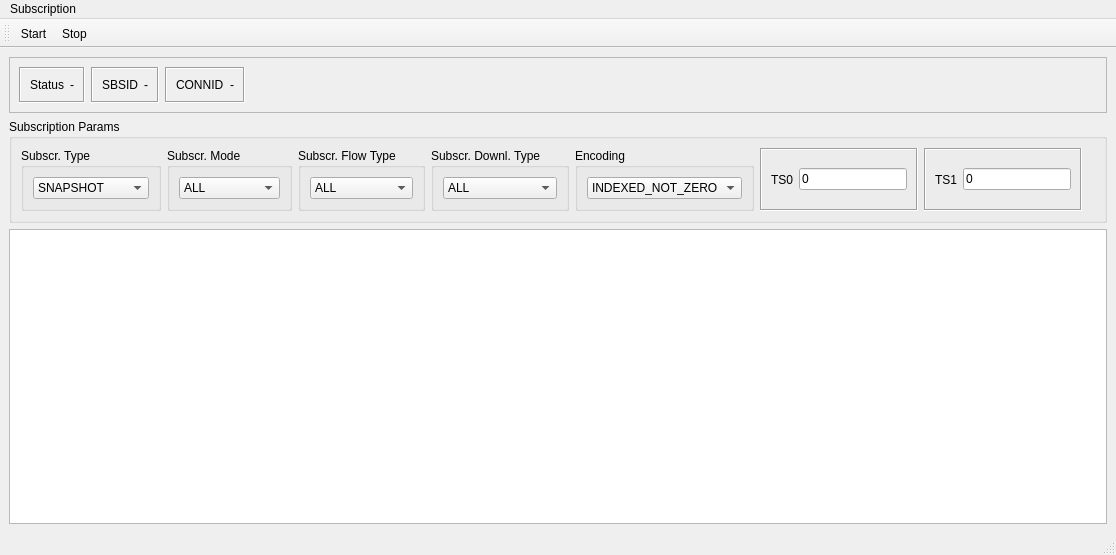
<?xml version="1.0" encoding="UTF-8"?>
<ui version="4.0">
 <class>vlg_toolkit_sbs_window</class>
 <widget class="QMainWindow" name="vlg_toolkit_sbs_window">
  <property name="windowModality">
   <enum>Qt::NonModal</enum>
  </property>
  <property name="geometry">
   <rect>
    <x>0</x>
    <y>0</y>
    <width>1116</width>
    <height>555</height>
   </rect>
  </property>
  <property name="sizePolicy">
   <sizepolicy hsizetype="Ignored" vsizetype="Ignored">
    <horstretch>0</horstretch>
    <verstretch>0</verstretch>
   </sizepolicy>
  </property>
  <property name="windowTitle">
   <string>MainWindow</string>
  </property>
  <property name="windowIcon">
   <iconset resource="vlg_toolkit_prj_res.qrc">
    <normaloff>:/icon/icons/social-rss.png</normaloff>:/icon/icons/social-rss.png</iconset>
  </property>
  <widget class="QWidget" name="centralwidget">
   <layout class="QVBoxLayout" name="verticalLayout">
    <item>
     <widget class="QFrame" name="frame">
      <property name="sizePolicy">
       <sizepolicy hsizetype="Preferred" vsizetype="Fixed">
        <horstretch>0</horstretch>
        <verstretch>0</verstretch>
       </sizepolicy>
      </property>
      <property name="frameShape">
       <enum>QFrame::StyledPanel</enum>
      </property>
      <property name="frameShadow">
       <enum>QFrame::Raised</enum>
      </property>
      <layout class="QHBoxLayout" name="horizontalLayout_7">
       <item>
        <widget class="QFrame" name="conn_status_frame">
         <property name="frameShape">
          <enum>QFrame::Box</enum>
         </property>
         <property name="frameShadow">
          <enum>QFrame::Sunken</enum>
         </property>
         <layout class="QHBoxLayout" name="horizontalLayout_8">
          <item>
           <layout class="QHBoxLayout" name="horizontalLayout_9">
            <item>
             <widget class="QLabel" name="sbs_status_label">
              <property name="text">
               <string>Status</string>
              </property>
             </widget>
            </item>
            <item>
             <widget class="QLabel" name="sbs_status_label_disp">
              <property name="styleSheet">
               <string notr="true">background-color : light grey; color : black;</string>
              </property>
              <property name="text">
               <string>-</string>
              </property>
              <property name="alignment">
               <set>Qt::AlignCenter</set>
              </property>
             </widget>
            </item>
           </layout>
          </item>
         </layout>
        </widget>
       </item>
       <item>
        <widget class="QFrame" name="conn_status_frame_7">
         <property name="frameShape">
          <enum>QFrame::Box</enum>
         </property>
         <property name="frameShadow">
          <enum>QFrame::Sunken</enum>
         </property>
         <layout class="QHBoxLayout" name="horizontalLayout_20">
          <item>
           <layout class="QHBoxLayout" name="horizontalLayout_21">
            <item>
             <widget class="QLabel" name="port_label_3">
              <property name="text">
               <string>SBSID</string>
              </property>
             </widget>
            </item>
            <item>
             <widget class="QLabel" name="sbsid_label_disp">
              <property name="styleSheet">
               <string notr="true">background-color : light grey; color : black;</string>
              </property>
              <property name="text">
               <string>-</string>
              </property>
              <property name="alignment">
               <set>Qt::AlignCenter</set>
              </property>
             </widget>
            </item>
           </layout>
          </item>
         </layout>
        </widget>
       </item>
       <item>
        <widget class="QFrame" name="conn_status_frame_6">
         <property name="frameShape">
          <enum>QFrame::Box</enum>
         </property>
         <property name="frameShadow">
          <enum>QFrame::Sunken</enum>
         </property>
         <layout class="QHBoxLayout" name="horizontalLayout_18">
          <item>
           <layout class="QHBoxLayout" name="horizontalLayout_19">
            <item>
             <widget class="QLabel" name="port_label_2">
              <property name="text">
               <string>CONNID</string>
              </property>
             </widget>
            </item>
            <item>
             <widget class="QLabel" name="connid_label_disp">
              <property name="styleSheet">
               <string notr="true">background-color : light grey; color : black;</string>
              </property>
              <property name="text">
               <string>-</string>
              </property>
              <property name="alignment">
               <set>Qt::AlignCenter</set>
              </property>
             </widget>
            </item>
           </layout>
          </item>
         </layout>
        </widget>
       </item>
       <item>
        <spacer name="horizontalSpacer_2">
         <property name="orientation">
          <enum>Qt::Horizontal</enum>
         </property>
         <property name="sizeHint" stdset="0">
          <size>
           <width>40</width>
           <height>20</height>
          </size>
         </property>
        </spacer>
       </item>
      </layout>
     </widget>
    </item>
    <item>
     <widget class="QGroupBox" name="sbs_params_gbox">
      <property name="sizePolicy">
       <sizepolicy hsizetype="Ignored" vsizetype="Preferred">
        <horstretch>0</horstretch>
        <verstretch>0</verstretch>
       </sizepolicy>
      </property>
      <property name="title">
       <string>Subscription Params</string>
      </property>
      <layout class="QHBoxLayout" name="horizontalLayout_6">
       <item>
        <widget class="QGroupBox" name="conn_status_groupBox_10">
         <property name="sizePolicy">
          <sizepolicy hsizetype="Fixed" vsizetype="Preferred">
           <horstretch>0</horstretch>
           <verstretch>0</verstretch>
          </sizepolicy>
         </property>
         <property name="title">
          <string>Subscr. Type</string>
         </property>
         <layout class="QHBoxLayout" name="horizontalLayout">
          <item>
           <widget class="QComboBox" name="cfg_sbs_type_cb">
            <item>
             <property name="text">
              <string>SNAPSHOT</string>
             </property>
            </item>
            <item>
             <property name="text">
              <string>INCREMENTAL</string>
             </property>
            </item>
           </widget>
          </item>
         </layout>
        </widget>
       </item>
       <item>
        <widget class="QGroupBox" name="conn_status_groupBox_11">
         <property name="sizePolicy">
          <sizepolicy hsizetype="Fixed" vsizetype="Preferred">
           <horstretch>0</horstretch>
           <verstretch>0</verstretch>
          </sizepolicy>
         </property>
         <property name="title">
          <string>Subscr. Mode</string>
         </property>
         <layout class="QHBoxLayout" name="horizontalLayout_2">
          <item>
           <widget class="QComboBox" name="cfg_sbs_mode_cb">
            <item>
             <property name="text">
              <string>ALL</string>
             </property>
            </item>
            <item>
             <property name="text">
              <string>DOWNLOAD</string>
             </property>
            </item>
            <item>
             <property name="text">
              <string>LIVE</string>
             </property>
            </item>
           </widget>
          </item>
         </layout>
        </widget>
       </item>
       <item>
        <widget class="QGroupBox" name="conn_status_groupBox_12">
         <property name="sizePolicy">
          <sizepolicy hsizetype="Fixed" vsizetype="Preferred">
           <horstretch>0</horstretch>
           <verstretch>0</verstretch>
          </sizepolicy>
         </property>
         <property name="title">
          <string>Subscr. Flow Type</string>
         </property>
         <layout class="QHBoxLayout" name="horizontalLayout_3">
          <item>
           <widget class="QComboBox" name="cfg_sbs_flow_type_cb">
            <item>
             <property name="text">
              <string>ALL</string>
             </property>
            </item>
            <item>
             <property name="text">
              <string>LAST</string>
             </property>
            </item>
           </widget>
          </item>
         </layout>
        </widget>
       </item>
       <item>
        <widget class="QGroupBox" name="conn_status_groupBox_13">
         <property name="sizePolicy">
          <sizepolicy hsizetype="Fixed" vsizetype="Preferred">
           <horstretch>0</horstretch>
           <verstretch>0</verstretch>
          </sizepolicy>
         </property>
         <property name="title">
          <string>Subscr. Downl. Type</string>
         </property>
         <layout class="QHBoxLayout" name="horizontalLayout_4">
          <item>
           <widget class="QComboBox" name="cfg_sbs_dwnld_type_cb">
            <item>
             <property name="text">
              <string>ALL</string>
             </property>
            </item>
            <item>
             <property name="text">
              <string>PARTIAL</string>
             </property>
            </item>
           </widget>
          </item>
         </layout>
        </widget>
       </item>
       <item>
        <widget class="QGroupBox" name="conn_status_groupBox_14">
         <property name="sizePolicy">
          <sizepolicy hsizetype="Fixed" vsizetype="Preferred">
           <horstretch>0</horstretch>
           <verstretch>0</verstretch>
          </sizepolicy>
         </property>
         <property name="title">
          <string>Encoding</string>
         </property>
         <layout class="QHBoxLayout" name="horizontalLayout_5">
          <item>
           <widget class="QComboBox" name="cfg_sbs_class_encode_cb">
            <property name="currentIndex">
             <number>0</number>
            </property>
            <item>
             <property name="text">
              <string>INDEXED_NOT_ZERO</string>
             </property>
            </item>
            <item>
             <property name="text">
              <string>INDEXED_DELTA</string>
             </property>
            </item>
           </widget>
          </item>
         </layout>
        </widget>
       </item>
       <item>
        <widget class="QFrame" name="conn_status_frame_15">
         <property name="sizePolicy">
          <sizepolicy hsizetype="Fixed" vsizetype="Preferred">
           <horstretch>0</horstretch>
           <verstretch>0</verstretch>
          </sizepolicy>
         </property>
         <property name="frameShape">
          <enum>QFrame::Box</enum>
         </property>
         <property name="frameShadow">
          <enum>QFrame::Sunken</enum>
         </property>
         <layout class="QHBoxLayout" name="horizontalLayout_11">
          <item>
           <widget class="QLabel" name="label">
            <property name="text">
             <string>TS0</string>
            </property>
           </widget>
          </item>
          <item>
           <widget class="QLineEdit" name="cfg_sbs_ts0_le">
            <property name="text">
             <string>0</string>
            </property>
           </widget>
          </item>
         </layout>
        </widget>
       </item>
       <item>
        <widget class="QFrame" name="conn_status_frame_16">
         <property name="sizePolicy">
          <sizepolicy hsizetype="Fixed" vsizetype="Preferred">
           <horstretch>0</horstretch>
           <verstretch>0</verstretch>
          </sizepolicy>
         </property>
         <property name="frameShape">
          <enum>QFrame::Box</enum>
         </property>
         <property name="frameShadow">
          <enum>QFrame::Sunken</enum>
         </property>
         <layout class="QHBoxLayout" name="horizontalLayout_12">
          <item>
           <widget class="QLabel" name="label_2">
            <property name="text">
             <string>TS1</string>
            </property>
           </widget>
          </item>
          <item>
           <widget class="QLineEdit" name="cfg_sbs_ts1_le">
            <property name="text">
             <string>0</string>
            </property>
           </widget>
          </item>
         </layout>
        </widget>
       </item>
       <item>
        <spacer name="horizontalSpacer">
         <property name="orientation">
          <enum>Qt::Horizontal</enum>
         </property>
         <property name="sizeHint" stdset="0">
          <size>
           <width>40</width>
           <height>20</height>
          </size>
         </property>
        </spacer>
       </item>
      </layout>
     </widget>
    </item>
    <item>
     <widget class="QTableView" name="vlg_class_sbs_table_view">
      <property name="contextMenuPolicy">
       <enum>Qt::CustomContextMenu</enum>
      </property>
      <property name="sortingEnabled">
       <bool>true</bool>
      </property>
     </widget>
    </item>
   </layout>
  </widget>
  <widget class="QMenuBar" name="menubar">
   <property name="geometry">
    <rect>
     <x>0</x>
     <y>0</y>
     <width>1116</width>
     <height>21</height>
    </rect>
   </property>
   <widget class="QMenu" name="menuSubscription">
    <property name="title">
     <string>Subscription</string>
    </property>
    <addaction name="actionStart_SBS"/>
    <addaction name="actionStop_SBS"/>
   </widget>
   <addaction name="menuSubscription"/>
  </widget>
  <widget class="QStatusBar" name="statusbar"/>
  <widget class="QToolBar" name="toolBar">
   <property name="windowTitle">
    <string>toolBar</string>
   </property>
   <attribute name="toolBarArea">
    <enum>TopToolBarArea</enum>
   </attribute>
   <attribute name="toolBarBreak">
    <bool>false</bool>
   </attribute>
   <addaction name="actionStart_SBS"/>
   <addaction name="actionStop_SBS"/>
  </widget>
  <action name="actionStart_SBS">
   <property name="icon">
    <iconset resource="vlg_toolkit_prj_res.qrc">
     <normaloff>:/icon/icons/play.png</normaloff>:/icon/icons/play.png</iconset>
   </property>
   <property name="text">
    <string>Start</string>
   </property>
  </action>
  <action name="actionStop_SBS">
   <property name="icon">
    <iconset resource="vlg_toolkit_prj_res.qrc">
     <normaloff>:/icon/icons/stop.png</normaloff>:/icon/icons/stop.png</iconset>
   </property>
   <property name="text">
    <string>Stop</string>
   </property>
  </action>
 </widget>
 <resources>
  <include location="vlg_toolkit_prj_res.qrc"/>
 </resources>
 <connections/>
</ui>
